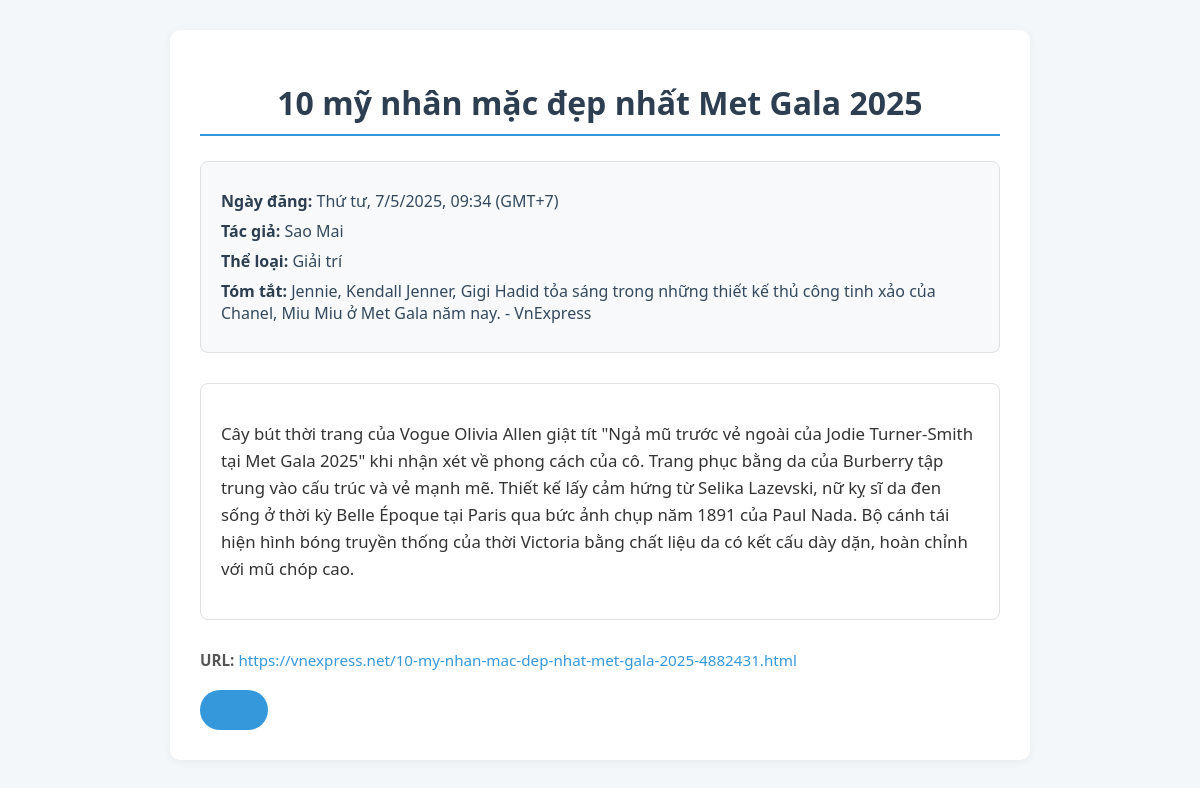
Screenshot of /article/177 with the database file from the repository.
### app.py (models this page shows)
class ArticleModel(db.Model):
    __tablename__ = 'articles'
    id = db.Column(db.Integer, primary_key=True)
    url = db.Column(db.String)
    title = db.Column(db.String)
    description = db.Column(db.String)
    page_contents = db.Column(db.Text)
    category = db.Column(db.String)
    publish_date = db.Column(db.String)
    author = db.Column(db.String)

### app.py (the view)
@app.route('/article/<int:article_id>')
def article_detail(article_id):
    article = ArticleModel.query.get_or_404(article_id)
    return render_template('article_detail.html', article=article)

### templates/article_detail.html (shortened to what this page needs)
<!DOCTYPE html>
<html>
<head>
</head>
<body>
    <div class="container">
        <h1>{{ article.title }}</h1>
        <div class="info">
            <p><strong>Ngày đăng:</strong> {{ article.publish_date }}</p>
            <p><strong>Tác giả:</strong> {{ article.author }}</p>
            <p><strong>Thể loại:</strong> {{ article.category }}</p>
            <p><strong>Tóm tắt:</strong> {{ article.description }}</p>
        </div>
        <div class="content">
            <p>{{ article.page_contents }}</p>
        </div>
        <div class="url">
            <strong>URL:</strong>
            <a href="{{ article.url }}" target="_blank">{{ article.url }}</a>
        </div>
        <a class="back-link" href="/articles">
            <box-icon name='arrow-back'></box-icon>
        </a>
    </div>
</body>
</html>

### templates/article_detail.html (style rules this page uses)
body { font-family: 'Segoe UI', Arial, sans-serif; margin: 0; background-color: #f4f7fa; color: #333; min-height: 100vh; padding: 30px; display: flex; justify-content: center; align-items: flex-start; }
.container { background-color: #ffffff; border-radius: 10px; padding: 30px; max-width: 800px; width: 100%; box-shadow: 0 2px 10px rgba(0, 0, 0, 0.05); }
h1 { text-align: center; font-size: 2em; color: #2c3e50; margin-bottom: 25px; border-bottom: 2px solid #3498db; padding-bottom: 10px; }
.info { margin-bottom: 30px; background-color: #f8f9fa; border-radius: 8px; padding: 20px; border: 1px solid #e0e0e0; }
.info p { margin: 8px 0; font-size: 1em; color: #34495e; }
.info p strong { color: #2c3e50; font-weight: 600; }
.content { margin-bottom: 30px; line-height: 1.6; font-size: 1.05em; color: #333; background-color: #fff; border-radius: 8px; padding: 20px; border: 1px solid #e0e0e0; }
.url { font-size: 0.95em; color: #555; word-break: break-word; margin-bottom: 20px; }
.url a { color: #3498db; text-decoration: none; transition: color 0.3s; }
.back-link { display: inline-flex; align-items: center; padding: 10px 20px; background-color: #3498db; color: white; text-decoration: none; border-radius: 25px; transition: background-color 0.3s, transform 0.2s; }
.back-link box-icon { width: 20px; height: 20px; margin-right: 8px; }

### rows the page displays
ArticleModel: title "10 mỹ nhân mặc đẹp nhất Met Gala 2025", publish_date "Thứ tư, 7/5/2025, 09:34 (GMT+7)", author "Sao Mai", category "Giải trí", description "Jennie, Kendall Jenner, Gigi Hadid tỏa sáng trong những thiết kế thủ công tinh xảo của Chanel, Miu Miu ở Met Gala năm nay. - VnExpress", page_contents "Cây bút thời trang của Vogue Olivia Allen giật tít \"Ngả mũ trước vẻ ngoài của Jodie Turner-Smith tại Met Gala 2025\" khi nhận xét về phong cách của cô. Trang phục bằng da của Burberry tập trung vào cấu trúc và vẻ mạnh mẽ. Thiết kế lấy cảm hứng từ Selika Lazevski, nữ kỵ sĩ da đen sống ở thời kỳ Belle Époque tại Paris qua bức ảnh chụp năm 1891 của Paul Nada. Bộ cánh tái hiện hình bóng truyền thống của thời Victoria bằng chất liệu da có kết cấu dày dặn, hoàn chỉnh với mũ chóp cao.", url "https://vnexpress.net/10-my-nhan-mac-dep-nhat-met-gala-2025-4882431.html"
